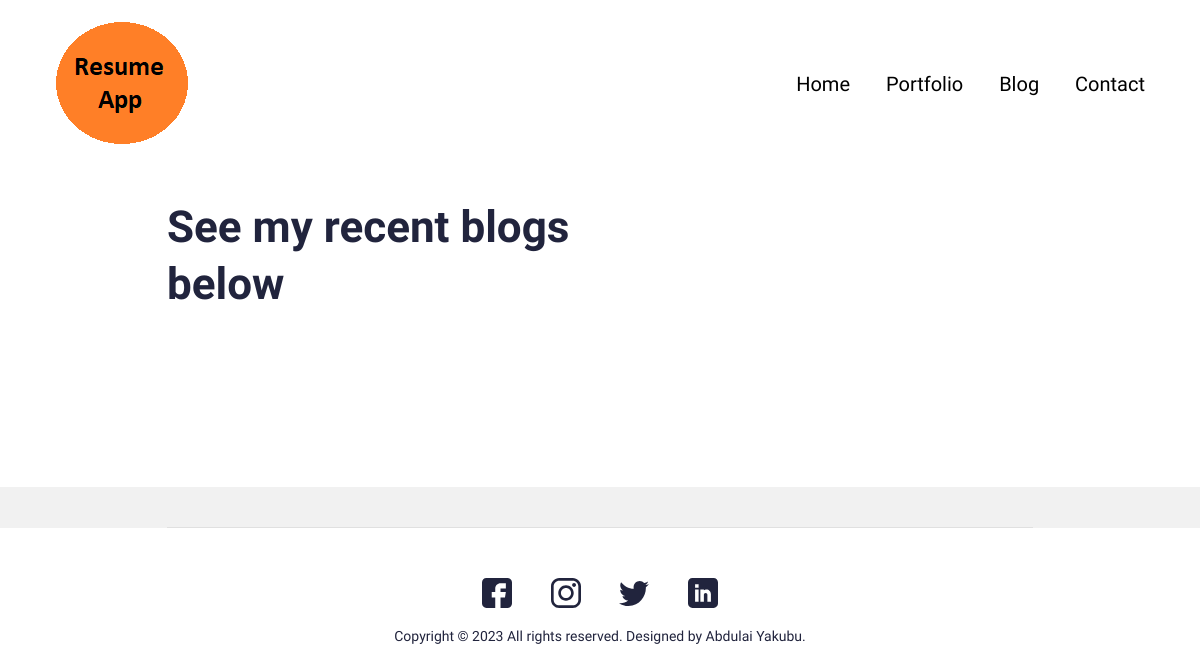
/blog/, run on an earlier commit of the app's database.
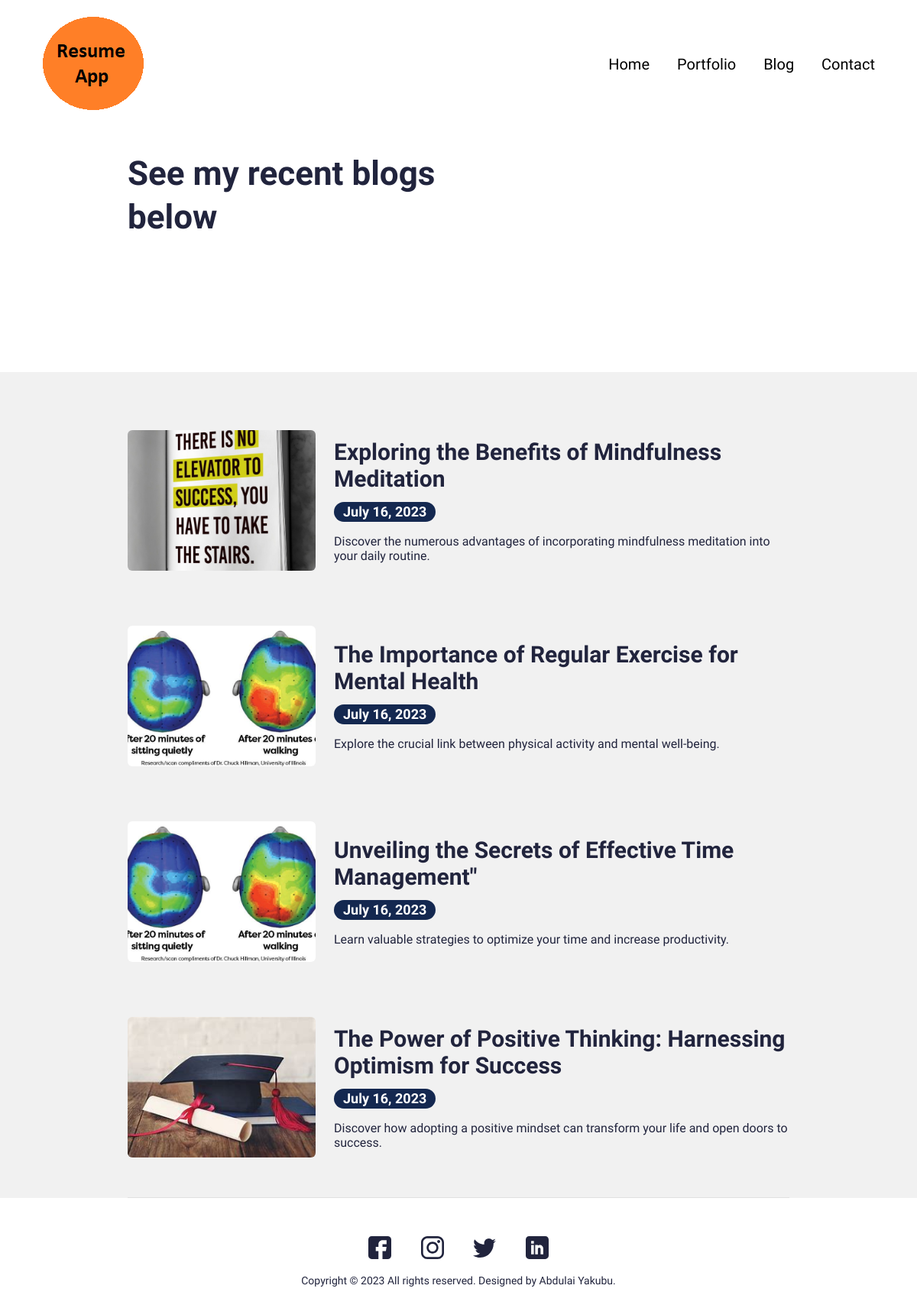
And on a later commit of the database.
### main/models.py (models this page shows, shortened)
class Blog(models.Model):
    class Meta:
        verbose_name = 'Blog Profiles'
        verbose_name_plural = 'Blogs'
        ordering = ['timestamp']
    timestamp = models.DateTimeField(auto_now_add=True)
    author = models.CharField(max_length=200, blank=True, null=True)
    name = models.CharField(max_length=200, blank=True, null=True)
    description = models.CharField(max_length=200, blank=True, null=True)
    body = RichTextField(blank=True, null=True)
    image = models.ImageField(blank=True, null=True, upload_to='blog/')
    slug = models.SlugField(blank=True, null=True)
    active = models.BooleanField(default=True)

### main/views.py (the view)
# urls.py: path('blog/', views.BlogView.as_view(), name='blog'),
class BlogView(generic.ListView):
    model = Blog
    template_name = 'main/blog.html'
    paginate_by = 10
    context_object_name = 'blogs'
    def get_queryset(self):
        return Blog.objects.filter(active=True)

### resume_app/context_processors.py (called while the page is built)
def project_context(request):
    context =  {
        'me': User.objects.first(),
    }
    return context

### main/templates/main/blog.html (shortened to what this page needs)
{% extends 'main/include/base.html' %}
{% load static %}
{% block content %}
<section>
<div class="innerPageBannerCol">
  <div class="container">
    <div class="row g-4 g-md-3  align-items-center">
      <div class="col-md-6">
        <div class="bannerContent">
          <h1 class="xlTitle pb-md-3">See my recent blogs below</h1>
        </div>
      </div>
    </div>
  </div>
</div>
</section>
<section>
<div class="lightBg">
  <div class="container">
    <div class="portfolioCard">
      {% for blog in blogs %}
        {% if blog.active %}
      <div class="row g-4 align-items-center py-3 my-3">
        <div class="col-md-auto">
          <div class="portfolioImgCol">
            <a href="javascript:void(0)"><img src="{{ blog.image.url }}" alt="..."></a>
          </div>
        </div>
        <div class="col-md">
          <div class="portfolioContentCol">
            <h4 class="lgTitle"><a href="{{ blog.id }}">{{blog.name}}</a></h4>
            <ul class="portfolioOption">
              <li><span class="dateLbl">{{blog.timestamp.date }}</span></li>
            </ul>
            <p>{{blog.description }}</p>
          </div>
        </div>
      </div>
      {% else %}
        <div>
          <h1>No Recent Blog </h1>
        </div>
      {% endif %}
      {% endfor %}
  </div>
</div>
</section>
{% endblock %}

### main/templates/main/include/base.html (shortened to what this page needs)
{% load static %}
<!DOCTYPE html>
<html lang="en">
  <head>
    <link href="{% static 'css/bootstrap.min.css' %}" rel="stylesheet" />
    <link rel="stylesheet" href="https://unpkg.com/swiper@7.0.5/swiper-bundle.min.css" />
    <link href="{% static 'css/style.css' %} " rel="stylesheet" />
  </head>
  <body>
    {% include 'main/include/nav.html' %}
    {% block content %} {% endblock %}
    {% include 'main/include/footer.html' %}
  </body>
</html>

### main/templates/main/include/nav.html (shortened to what this page needs)
 {% load static %}
<header>
  <div class="headerCol">
    <div class="container-fluid">
      <div class="row align-items-center">
        <div class="col-auto">
          <div class="logoCol"><a href="{% url 'home' %}"><img src="{% static 'images/logo.png' %} " alt="..."></a></div>
        </div>
        <div class="col">
          <div class="navCollapseCol">
            <div class="navCol">
              <ul>
                <li><a href="{% url 'home' %}">Home</a></li>
                <li><a href="{% url 'portfolio' %}">Portfolio</a></li>
                <li><a href="{% url 'blog' %}">Blog</a></li>
                <li><a href="{% url 'contact' %}">Contact</a></li>
              </ul>
            </div>
          </div>
        </div>
      </div>
    </div>
  </div>
</header>

### main/templates/main/include/footer.html
{% load static %}
<footer>
  <div class="footerCol">
    <div class="container">
      <ul class="socialCol">
        <li><a href="javascript:void(0)"><img src="{% static 'images/fb.svg' %} " alt="..."></a></li>
        <li><a href="javascript:void(0)"><img src="{% static 'images/insta.svg' %}" alt="..."></a></li>
        <li><a href="javascript:void(0)"><img src="{% static 'images/twitter.svg' %} " alt="..."></a></li>
        <li><a href="javascript:void(0)"><img src="{% static 'images/linkedin.svg' %} " alt="..."></a></li>
      </ul>
      <div class="copyrightCol">
        <p>Copyright © {% now 'Y' %} All rights reserved. Designed by Abdulai Yakubu.</p>
      </div>
    </div>
  </div>
</footer>

### static/css/style.css (style rules this page uses)
:root { --primaryColor: #9C07B6; --primaryDarkColor: #3D0048; --primaryHoverColor: #900AA8; --secondaryColor: #F9B000; --baseColor: #21243D; --baseFont: 'Heebo', sans-serif; --titleFont: 'Courier Prime', monospace; --regular: 400; --medium: 500; --bold: 700; --black: 900; --lightBg: #F1F1F1; }
html { scroll-behavior: smooth; }
body { font-family: var(--baseFont); color: var(--baseColor); line-height: normal; }
ul { margin: 0; padding: 0; list-style-type: none; }
img { max-width: 100%; }
a { color: inherit; }
a, .btn { -webkit-transition: all 300ms ease-in-out 0s; -o-transition: all 300ms ease-in-out 0s; transition: all 300ms ease-in-out 0s; text-decoration: none; }
.lightBg { background-color: var(--lightBg); }
.xlTitle { font-size: 44px; line-height: 1.3; font-weight: var(--bold); font-family: var(--titleFont) }
.lgTitle { font-size: 30px; line-height: normal; font-weight: var(--bold); font-family: var(--titleFont) }
.headerCol { background-color: var(--bs-white); padding: 18px 0; -webkit-transition: all 300ms ease-in-out 0s; -o-transition: all 300ms ease-in-out 0s; transition: all 300ms ease-in-out 0s; position: fixed; z-index: 99; left: 0; right: 0; top: 0; }
.navCol { text-align: right; }
.navCol a { font-size: 20px; color: #000; font-weight: var(--medium); display: inline-block; position: relative; }
.navCol a::before { content: ""; position: absolute; left: 50%; right: 50%; bottom: 0; height: 2px; border-radius: 2px; background-color: var(--primaryColor); -webkit-transition: all 500ms ease-in-out 0s; -o-transition: all 500ms ease-in-out 0s; transition: all 500ms ease-in-out 0s; opacity: 0; }
.navCol li { display: inline-block; }
.navCol li + li { padding-left: 32px; }
.dateLbl { display: inline-block; padding: 4px 12px; background-color: #142850; border-radius: 20px; color: #fff; font-size: 18px; line-height: 1; font-weight: var(--bold); }
.portfolioOption li { display: inline-block; padding-right: 20px; }
.portfolioOption { padding: 5px 0 16px; }
.portfolioContentCol > p:last-child { margin-bottom: 0; }
.portfolioImgCol img { border-radius: 6px; width: 246px; height: 184px; -o-object-fit: cover; object-fit: cover; }
.portfolioCard { padding: 20px 0; border-bottom: 1px solid #E0E0E0; }
.footerCol { padding: 50px 0; text-align: center; }
.socialCol li { display: inline-block; }
.socialCol li + li { padding-left: 35px; }
.socialCol img { max-width: 30px; max-height: 30px; -o-object-fit: contain; object-fit: contain; }
.copyrightCol { padding: 20px 0 0; font-size: 14px; }
.copyrightCol p { margin: 0; }
.innerPageBannerCol { padding: 180px 0 150px; }
@media (min-width:992px) { .container, .container-lg, .container-md, .container-sm, .container-xl, .container-xxl { max-width: 890px; } }
@media (min-width:992px) { .headerCol .container-fluid { padding-left: 30px; padding-right: 30px; } }
@media (min-width:1200px) { .headerCol .container-fluid { padding-left: 55px; padding-right: 55px; } }

What changed in the data, as far as the page shows it:
added Blog: image (picture), name "Exploring the Benefits of Mindfulness Meditation", timestamp "July 16, 2023", description "Discover the numerous advantages of incorporating mindfulness meditation into your daily routine."
added Blog: image (picture), name "The Importance of Regular Exercise for Mental Health", timestamp "July 16, 2023", description "Explore the crucial link between physical activity and mental well-being."
added Blog: image (picture), name "Unveiling the Secrets of Effective Time Management\"", timestamp "July 16, 2023", description "Learn valuable strategies to optimize your time and increase productivity."
added Blog: image (picture), name "The Power of Positive Thinking: Harnessing Optimism for Success", timestamp "July 16, 2023", description "Discover how adopting a positive mindset can transform your life and open doors to success."
